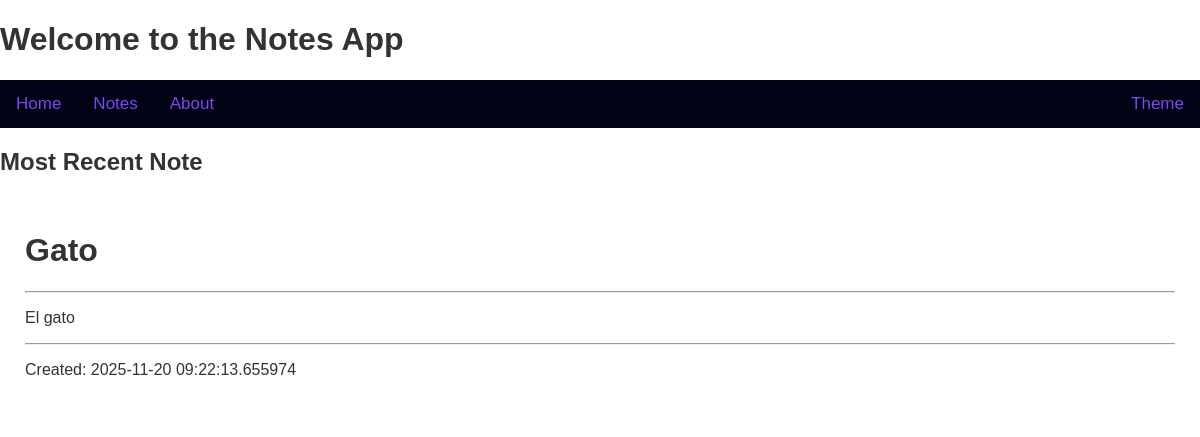
The app's page /, older data.
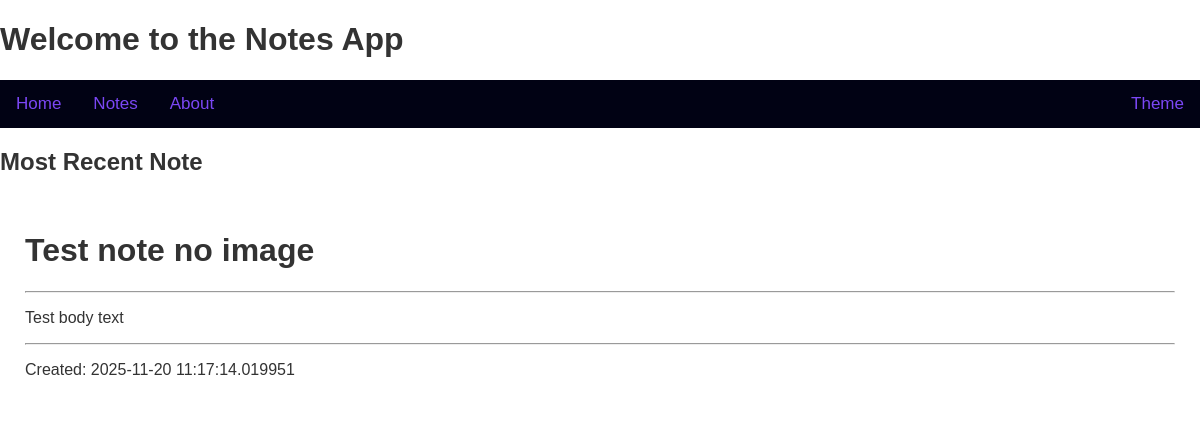
The same page, newer data.
### tables this page shows
CREATE TABLE notes (
                        id INTEGER PRIMARY KEY AUTOINCREMENT,
                        title TEXT NOT NULL,
                        bodytext TEXT NOT NULL,
                        date DATETIME NOT NULL
                        , avatar TEXT);

### app.py (the view)
@app.route('/')
def home():
    with sqlite3.connect(DATABASE) as conn:
        recent_note = conn.execute('SELECT * FROM notes ORDER BY date DESC LIMIT 1').fetchone()
    return render_template("home.html", recent_note=recent_note)

### templates/home.html (shortened to what this page needs)
<!DOCTYPE html>
<html lang="en">
<head>
    <link rel="stylesheet" href="{{ url_for('static', filename='styles.css') }}">
</head>
<body>
    <h1>Welcome to the Notes App</h1>
    <div class="topnav">
        <a href="{{ url_for('home') }}">Home</a>
        <a href="{{ url_for('notes') }}">Notes</a>
        <a href="{{ url_for('about') }}">About</a>
        <div class="dropdown">
            <button class="dropbtn">Theme</button>
        </div>
    </div>
    <h2> Most Recent Note</h2>
        {% if recent_note %}
        <div class="container">
            <h1> {{ recent_note[1] }}</h1>
            <hr>
            <p> {{ recent_note[2] }} </p>
            <hr>
            <p>Created: {{ recent_note[3] }}</p>
        </div>
    {% else %}
        <p>No notes have been created yet. go to notes page to add some.</p>
    {% endif %}
</body>
</html>

### static/styles.css (style rules this page uses)
.topnav { background-color: #010214; overflow: hidden; font-family: Arial, sans-serif; }
.topnav a { float: left; color: #7b47f5; text-align: center; padding: 14px 16px; text-decoration: none; font-size: 17px; }
.container { background: white; padding: 15px; margin: 10px; border-radius: 8px; }
body { font-family: Arial, sans-serif; color: #333; margin: 0; padding: 0; }
.dropdown { float: right; overflow: hidden; }
.dropbtn { background-color: inherit; color: #7b47f5; padding: 14px 16px; font-size: 17px; border: none; cursor: pointer; }

Row changes from the older to the newer data that the page shows:
removed notes: title "Gato", bodytext "El gato", date "2025-11-20 09:22:13.655974"
added notes: title "Test note no image", bodytext "Test body text", date "2025-11-20 11:17:14.019951"
